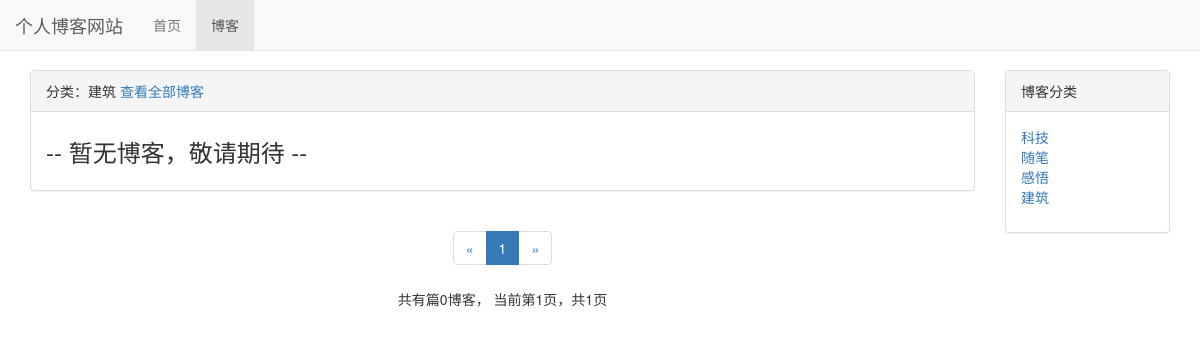
Before: /blog/type/4 with the older database file.
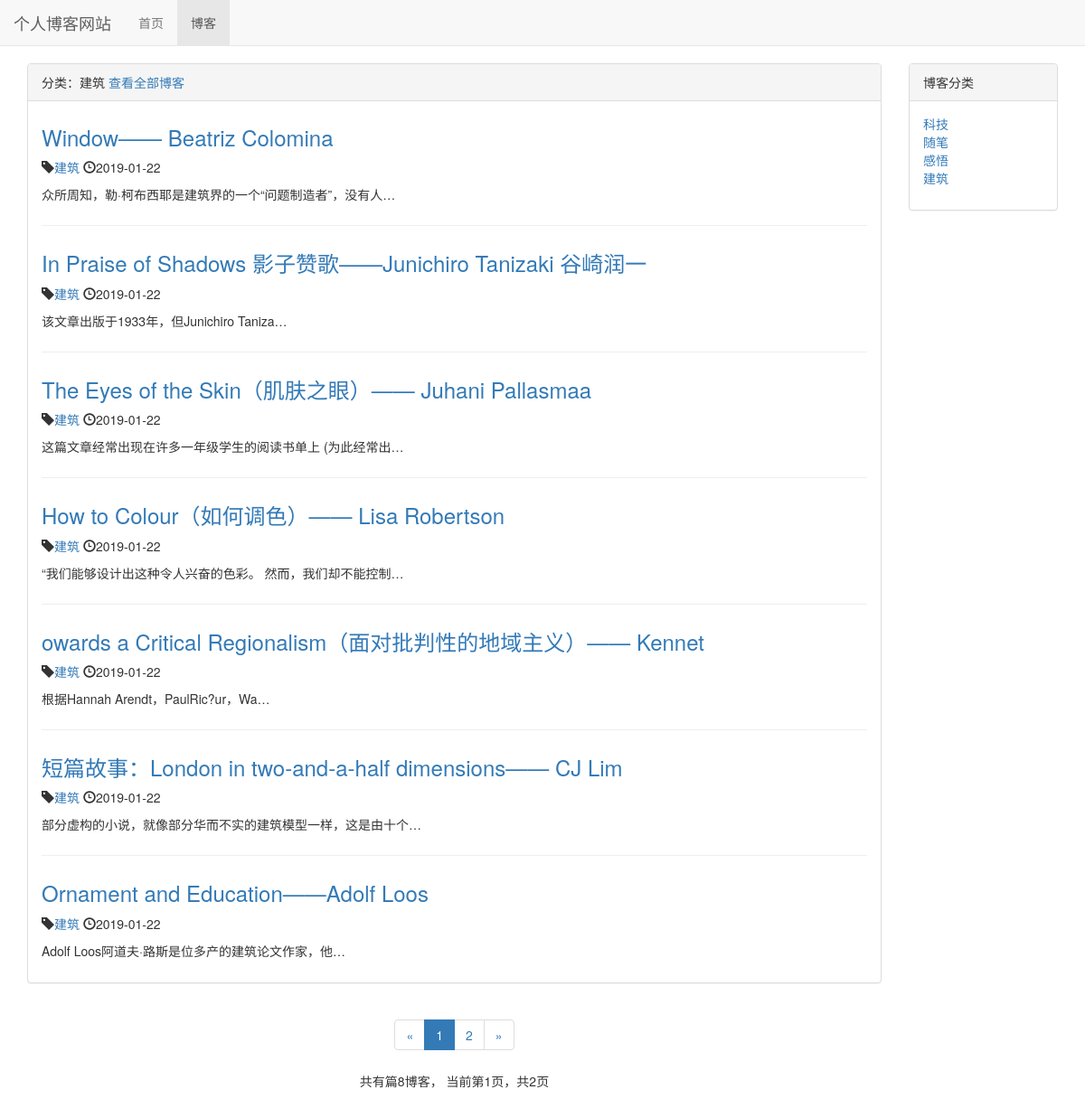
After: the same page with the newer database file.
### blog/models.py (models this page shows, shortened)
class BlogType(models.Model):
    type_name = models.CharField(max_length=15)
    def __str__(self):
        return self.type_name

class Blog(models.Model):
    title = models.CharField(max_length=50)
    blog_type = models.ForeignKey(BlogType, default='', on_delete=models.DO_NOTHING)
    content = models.TextField()
    author = models.ForeignKey(User, on_delete=models.DO_NOTHING)
    created_time = models.DateTimeField(auto_now_add=True)
    last_updated_time = models.DateTimeField(auto_now_add=True)
    class Meta:
        ordering = ['-created_time']

### blog/views.py (the view)
# urls.py: path('type/<int:blog_type_pk>', views.blogs_with_type, name="blogs_with_type"),
def blogs_with_type(request, blog_type_pk):
    blog_type = get_object_or_404(BlogType, pk=blog_type_pk)
    blogs_all_list = Blog.objects.filter(blog_type=blog_type)
    paginator = Paginator(blogs_all_list, settings.BLOG_NUMBER_OF_EACH_PAGE)  # 每2页进行分页
    page_num = request.GET.get('page', 1)  # 获取url的页面参数
    page_of_blogs = paginator.get_page(page_num)
    currenter_page_num = page_of_blogs.number  # 获取当前页码
    page_range = list(range(max(currenter_page_num - 2, 1), currenter_page_num)) + \
                 list(range(currenter_page_num, min(currenter_page_num + 2, paginator.num_pages) + 1))
    if page_range[0] - 1 >= 2:
        page_range.insert(0, '...')
    if paginator.num_pages - page_range[-1] >= 2:
        page_range.append('...')
    if page_range[0] != 1:
        page_range.insert(0, 1)
    if page_range[-1] != paginator.num_pages:
        page_range.append(paginator.num_pages)
    context = {}
    context['blog_type'] = blog_type
    context['blogs'] = page_of_blogs.object_list
    context['page_of_blogs'] = page_of_blogs
    context['page_range'] = page_range
    context['blog_types'] = BlogType.objects.all()
    return render_to_response('blog/blogs_with_type.html', context)

### blog/templates/blog/blogs_with_type.html (shortened to what this page needs)
{% extends 'blog/blog_list.html' %}
{% block blog_list_title %}
    分类：{{ blog_type.type_name }}
    <a href="{% url 'blog_list' %}">查看全部博客</a>
{% endblock %}

### blog/templates/blog/blog_list.html (shortened to what this page needs)
{% extends 'base.html' %}
{% block nav_blog_active %}active{% endblock %}
{% load staticfiles %}
{% block header_extends %}
<link href="{% static 'blog/blog.css' %}" rel="stylesheet">
{% endblock %}
{% block content %}
<div class="container">
    <div class="row">
        <div class="col-xs-12 col-sm-8 col-md-9 col-lg-10">
            <div class="panel panel-default">
                <div class="panel-heading">{% block blog_list_title %}博客列表{% endblock %}
                </div>
                <div class="panel-body">
                    {% for blog in blogs %}
                    <div class="blog">
                        <h3><a href="{% url 'blog_detail' blog.pk %}">{{ blog.title }}</a></h3>
                        <p class="blog-info">
                            <span class="glyphicon glyphicon-tag"></span><a
                                href="{% url 'blogs_with_type' blog.blog_type.pk %}">{{ blog.blog_type }}</a>
                            <span class="glyphicon glyphicon-time"></span>{{ blog.created_time|date:"Y-m-d" }}
                        </p>
                        <p>{{ blog.content|truncatechars:30 }}</p>
                    </div>
                    {% empty %}
                    <div class="blog">
                        <h3>-- 暂无博客，敬请期待 --</h3>
                    </div>
                    {% endfor %}
                </div>
            </div>
            <div class="paginator">
                <ul class="pagination">
                    <li>
                        {% if page_of_blogs.has_previous %}
                            <a href="?page={{page_of_blogs.previous_page_number}}" aria-label="Previous">
                            <span aria-hidden="true">&laquo;</span>
                            </a>
                        {%else%}
                            <span aria-hidden="true">&laquo;</span>
                        {%endif%}
                    </li>
                    {% for page_num in page_range %}
                        {% if page_num == page_of_blogs.number %}
                            <li class="active"><a href="?page={{ page_num }}">{{ page_num }}</a></li>
                        {% else %}
                            {% if page_num == '...' %}
                                <li><span>{{ page_num }}</span></li>
                            {% else %}
                                <li><a href="?page={{ page_num }}">{{ page_num }}</a></li>
                            {% endif %}
                        {% endif %}
                    {% endfor%}
                    <li>
                        {% if page_of_blogs.has_next %}
                            <a href="?page={{page_of_blogs.next_page_number}}" aria-label="Next">
                                <span aria-hidden="true">&raquo;</span>
                            </a>
                        {%else%}
                            <span aria-hidden="true">&raquo;</span>
                        {%endif%}
                    </li>
                </ul>
                <p>
                    共有篇{{page_of_blogs.paginator.count}}博客，
                    当前第{{page_of_blogs.number}}页，共{{page_of_blogs.paginator.num_pages}}页
                </p>
            </div>
        </div>
        <div class="hidden-xs col-sm-4 col-md-3 col-lg-2">
            <div class="panel panel-default">
                <div class="panel-heading">博客分类</div>
                <div class="panel-body">
                    <ul class="blog-types">
                        {% for blog_type in blog_types %}
                        <li><a href="{% url 'blogs_with_type' blog_type.pk %}">{{ blog_type.type_name }}</a></li>
                        {% empty %}
                        <li>暂无分类</li>
                        {% endfor %}
                    </ul>
                </div>
            </div>
        </div>
    </div>
</div>
{% endblock %}

### templates/base.html (shortened to what this page needs)
<!DOCTYPE html>
{% load staticfiles %}
<html lang="zh-CN">
<head>
    <link rel="stylesheet" href="{% static 'base.css' %}">
    <link rel="stylesheet" href="{% static 'bootstrap-3.3.7/css/bootstrap.min.css' %}">
    {% block header_extends %}{% endblock %}
</head>
<body style="margin-top:70px !important;">
    <div class="navbar navbar-default navbar-fixed-top" role="navigation">
        <div class="container-fluid">
            <div class="navbar-header">
                <a class="navbar-brand" href="{% url 'home' %}">个人博客网站</a>
            </div>
            <div id="navbar-collapse" class="collapse navbar-collapse">
                <ul class="nav navbar-nav">
                    <li class="{% block nav_home_active %}{% endblock %}">
                        <a href="{% url 'home' %}">首页</a>
                    </li>
                    <li class="{% block nav_blog_active %}{% endblock %}">
                        <a href="{% url 'blog_list' %}">博客</a>
                    </li>
                </ul>
            </div>
        </div>
    </div>
    {% block content %}{% endblock %}
</body>
</html>
</body>
</html>

### static/base.css (style rules this page uses)
* { margin: 0; padding: 0; }
body { margin-top: 70px !important; }

### blog/static/blog/blog.css (style rules this page uses)
ul.blog-types { list-style-type: none; }
div.blog:not(:last-child) { margin-bottom: 2em; padding-bottom: 1em; border-bottom: 1px solid #eee; }
div.blog h3 { margin-top: 0.5em; }
div.blog p.blog-info { margin-top: 0; }
div.paginator { text-align: center; }

Changed rows visible on the page:
added Blog: title "Window—— Beatriz Colomina", blog_type "建筑", created_time "2019-01-22", content "众所周知，勒·柯布西耶是建筑界的一个“问题制造者”，没有人…"
added Blog: title "In Praise of Shadows 影子赞歌——Junichiro Tanizaki 谷崎润一", blog_type "建筑", created_time "2019-01-22", content "该文章出版于1933年，但Junichiro Taniza…"
added Blog: title "The Eyes of the Skin（肌肤之眼）—— Juhani Pallasmaa", blog_type "建筑", created_time "2019-01-22", content "这篇文章经常出现在许多一年级学生的阅读书单上 (为此经常出…"
added Blog: title "How to Colour（如何调色）—— Lisa Robertson", blog_type "建筑", created_time "2019-01-22", content "“我们能够设计出这种令人兴奋的色彩。 然而，我们却不能控制…"
added Blog: title "owards a Critical Regionalism（面对批判性的地域主义）—— Kennet", blog_type "建筑", created_time "2019-01-22", content "根据Hannah Arendt，PaulRic?ur，Wa…"
added Blog: title "短篇故事：London in two-and-a-half dimensions—— CJ Lim", blog_type "建筑", created_time "2019-01-22", content "部分虚构的小说，就像部分华而不实的建筑模型一样，这是由十个…"
added Blog: title "Ornament and Education——Adolf Loos", blog_type "建筑", created_time "2019-01-22", content "Adolf Loos阿道夫·路斯是位多产的建筑论文作家，他…"
Other visible differences:
{{ page_of_blogs.paginator.count }}: "0" → "8"
{{ page_of_blogs.paginator.num_pages }}: "1" → "2"
new list line: "2"
text no longer shown: "-- 暂无博客，敬请期待 --"
